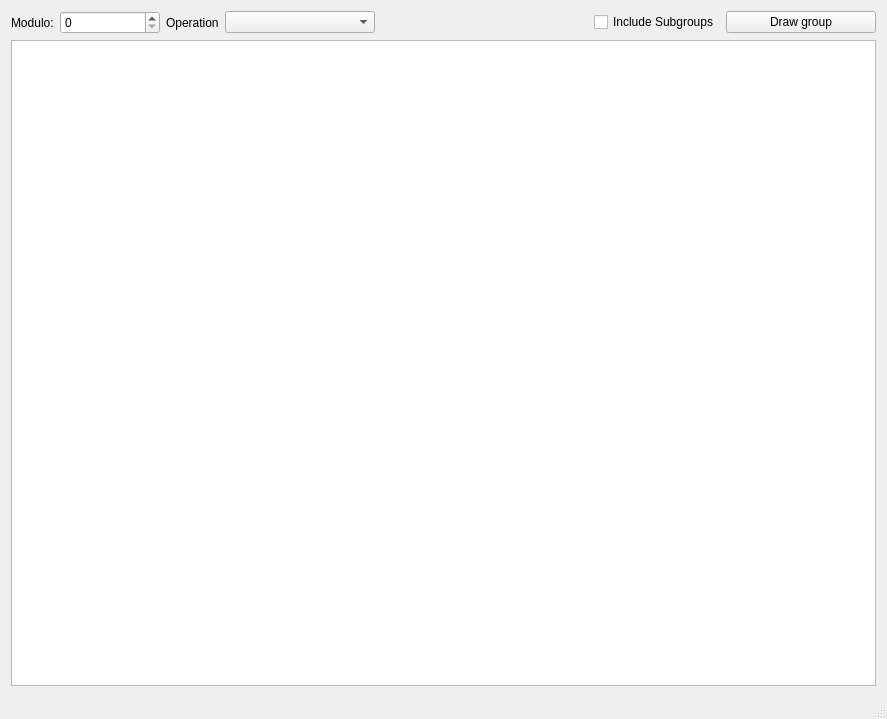
<?xml version="1.0" encoding="UTF-8"?>
<ui version="4.0">
 <class>ModuloClass</class>
 <widget class="QMainWindow" name="ModuloClass">
  <property name="geometry">
   <rect>
    <x>0</x>
    <y>0</y>
    <width>887</width>
    <height>719</height>
   </rect>
  </property>
  <property name="windowTitle">
   <string>Finite Groups</string>
  </property>
  <widget class="QWidget" name="centralWidget">
   <layout class="QVBoxLayout" name="verticalLayout">
    <item>
     <layout class="QHBoxLayout" name="horizontalLayout">
      <item>
       <widget class="QLabel" name="label">
        <property name="text">
         <string>Modulo:</string>
        </property>
       </widget>
      </item>
      <item>
       <widget class="QSpinBox" name="sbInput">
        <property name="minimumSize">
         <size>
          <width>100</width>
          <height>0</height>
         </size>
        </property>
       </widget>
      </item>
      <item>
       <widget class="QLabel" name="label_2">
        <property name="text">
         <string>Operation</string>
        </property>
       </widget>
      </item>
      <item>
       <widget class="QComboBox" name="cbOperation">
        <property name="minimumSize">
         <size>
          <width>150</width>
          <height>0</height>
         </size>
        </property>
       </widget>
      </item>
      <item>
       <spacer name="horizontalSpacer">
        <property name="orientation">
         <enum>Qt::Horizontal</enum>
        </property>
        <property name="sizeHint" stdset="0">
         <size>
          <width>40</width>
          <height>20</height>
         </size>
        </property>
       </spacer>
      </item>
      <item>
       <widget class="QCheckBox" name="cbSubGroups">
        <property name="text">
         <string>Include Subgroups</string>
        </property>
       </widget>
      </item>
      <item>
       <widget class="QPushButton" name="btnDraw">
        <property name="minimumSize">
         <size>
          <width>150</width>
          <height>0</height>
         </size>
        </property>
        <property name="text">
         <string>Draw group</string>
        </property>
       </widget>
      </item>
     </layout>
    </item>
    <item>
     <widget class="QGraphicsView" name="graphicsView"/>
    </item>
   </layout>
  </widget>
  <widget class="QMenuBar" name="menuBar">
   <property name="geometry">
    <rect>
     <x>0</x>
     <y>0</y>
     <width>887</width>
     <height>21</height>
    </rect>
   </property>
  </widget>
  <widget class="QStatusBar" name="statusBar"/>
 </widget>
 <layoutdefault spacing="6" margin="11"/>
 <resources>
  <include location="modulo.qrc"/>
 </resources>
 <connections/>
</ui>
